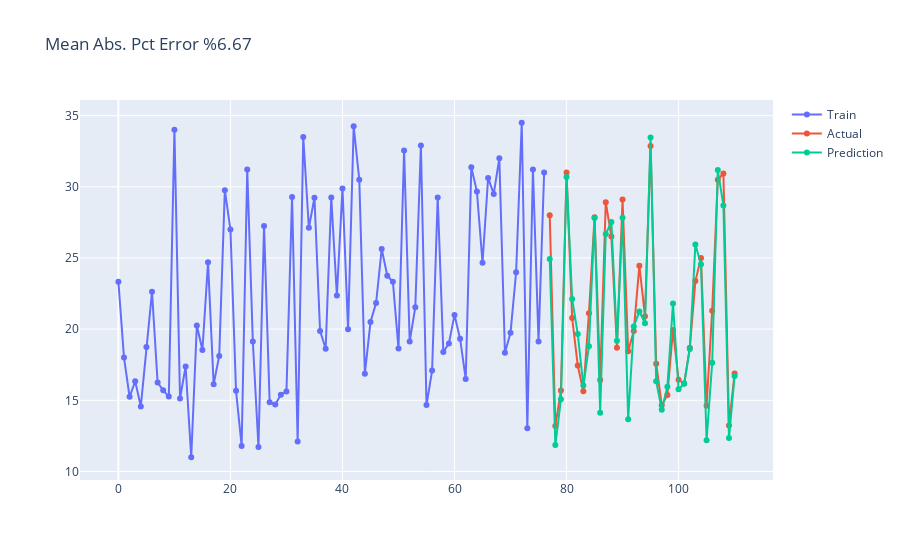

The cell this chart's notebook holds for it:
### Markdown cell above
# Train Model

### Code cell
y = pd.DataFrame(reframed['var1(t)'])

X = pd.DataFrame(reframed[features])

train_linear_model(X,y)
